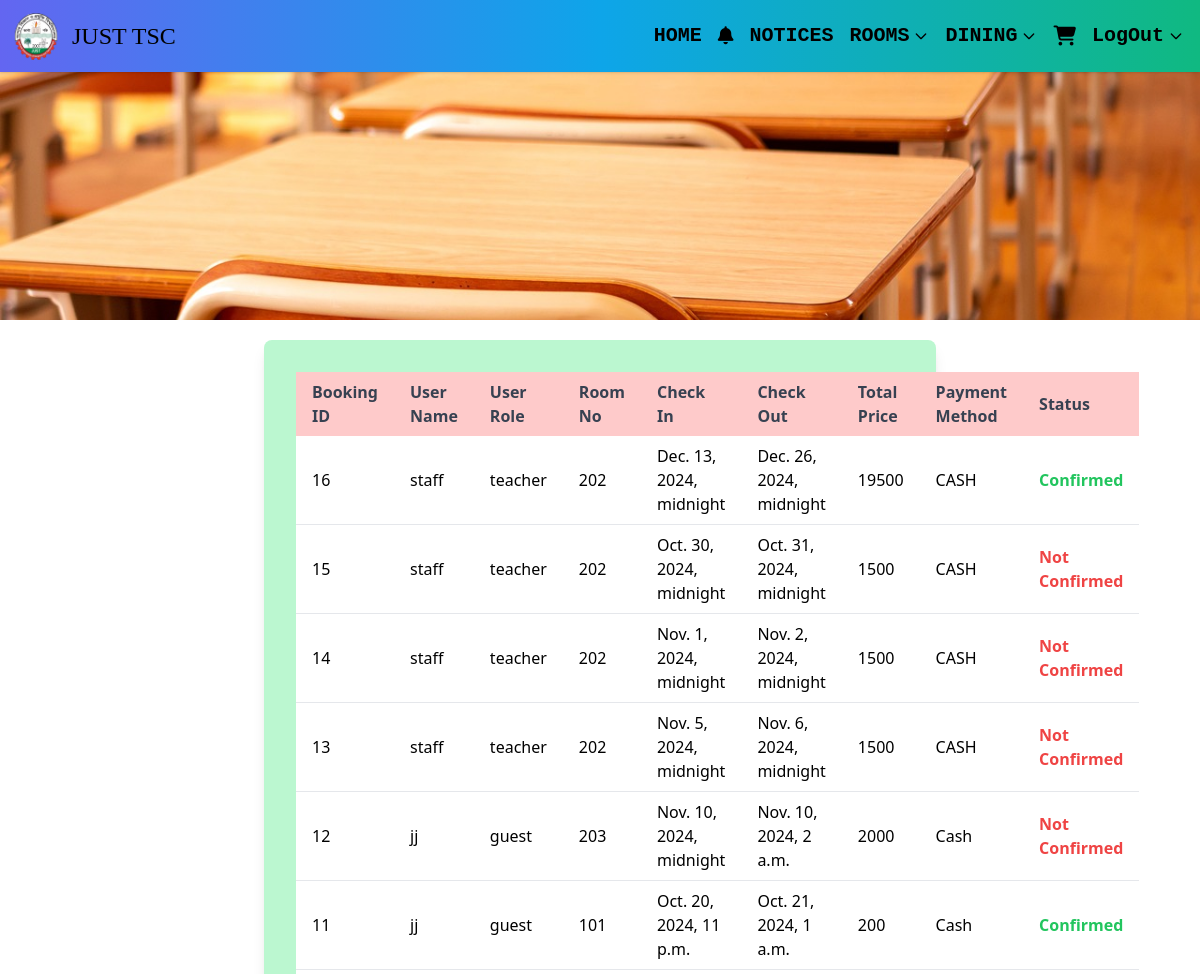
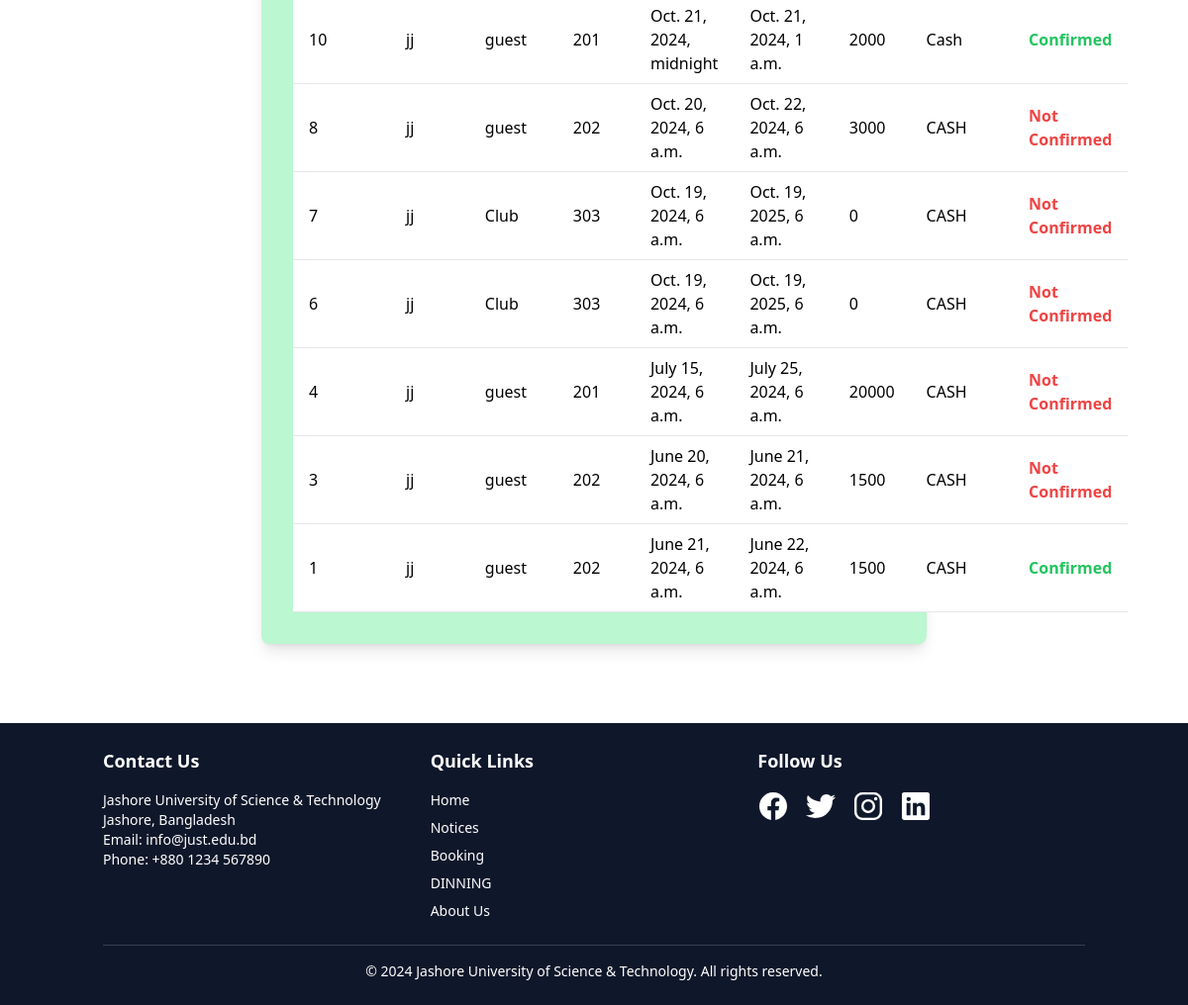
Page /user_booking_list (signed in) on the committed database (2 pictures, top to bottom).
### TSC/models.py (models this page shows, shortened)
class Booking(models.Model):
    PAYMENT_CHOICES = [
        ('CASH', 'CASH'),
        ('E-Payment', 'E-Payment'),
    ]
    booking_id = models.AutoField(primary_key=True)
    user=models.ForeignKey(settings.AUTH_USER_MODEL,on_delete=models.CASCADE)
    email = models.EmailField()
    room = models.ForeignKey(Room, on_delete=models.SET_NULL,null=True,blank=True)
    check_in=models.DateTimeField()
    check_out=models.DateTimeField()
    tot_price=models.IntegerField(default=0)
    payment_method = models.CharField(max_length=10, choices=PAYMENT_CHOICES, default='CASH')
    confirmed = models.IntegerField(default=0)
    role=models.CharField(max_length=10,default="Student")

class Room(models.Model):
    current_status=[
        ('Available for booking','Available for booking'),
        ('Not available currently','Not available currently'),
        ('Not for Booking','Not for booking'),
    ]
    room=models.CharField(max_length=50)
    roomtype = models.ForeignKey(Room_Type, on_delete=models.SET_NULL,null=True,blank=True)
    capacity=models.IntegerField(default=0)
    status = models.CharField(null=True,blank=True,max_length=50, choices=current_status)
    description=models.TextField(null=True,blank=True)
    img=models.FileField(upload_to='img')
    price=models.IntegerField(default=0)
    def __str__(self) -> str:
        return self.room

### TSC/views.py (the view)
# urls.py: path('user_booking_list',views.UserBookingList,name="user_booking_list"),
@custom_login_required
def UserBookingList(request):
    user=request.user
    booking_list=Booking.objects.all().order_by('-booking_id')
    return render(request,'user_booking_list.html',{'booking_list':booking_list})

### TSC/views.py (called while the page is built)
def custom_login_required(function=None, redirect_field_name='next', login_url=None):
    @wraps(function)
    def _wrapped_view(request, *args, **kwargs):
        if not request.user.is_authenticated:
            messages.info(request, "You need to log in first to access this page.")
            return redirect('login')
        return function(request, *args, **kwargs)
    return _wrapped_view

### templates/user_booking_list.html (shortened to what this page needs)
{% extends "image.html" %}
{% block first %}
<div class="container mx-auto mt-5 mb-20">
    <form class="w-full sm:max-w-lg md:max-w-2xl lg:max-w-10xl xl:max-w-6xl mx-auto bg-green-200 p-8 rounded-lg shadow-lg">
        <table class="w-full text-left table-auto">
            <thead>
                <tr class="bg-red-200 text-gray-700">
                    <th scope="col" class="px-4 py-2">Booking ID</th>
                    <th scope="col" class="px-4 py-2">User Name</th>
                    <th scope="col" class="px-4 py-2">User Role</th>
                    <th scope="col" class="px-4 py-2">Room No</th>
                    <th scope="col" class="px-4 py-2">Check In</th>
                    <th scope="col" class="px-4 py-2">Check Out</th>
                    <th scope="col" class="px-4 py-2">Total Price</th>
                    <th scope="col" class="px-4 py-2">Payment Method</th>
                    <th scope="col" class="px-4 py-2">Status</th>
                </tr>
            </thead>
            <tbody>
                {% for bl in booking_list %}
                <tr class="bg-white border-b border-gray-200">
                    <td class="px-4 py-2">{{ bl.booking_id }}</td>
                    <td class="px-4 py-2">{{ bl.user }}</td>
                    <td class="px-4 py-2">{{ bl.role }}</td>
                    <td class="px-4 py-2">{{ bl.room }}</td>
                    <td class="px-4 py-2">{{ bl.check_in }}</td>
                    <td class="px-4 py-2">{{ bl.check_out }}</td>
                    <td class="px-4 py-2">{{ bl.tot_price }}</td>
                    <td class="px-4 py-2">{{ bl.payment_method }}</td>
                    {% if bl.confirmed == 1 %}
                        <td class="px-4 py-2 text-green-500 font-semibold">Confirmed</td>
                    {% else %}
                        <td class="px-4 py-2 text-red-500 font-semibold">Not Confirmed</td>
                    {% endif %}
                </tr>
                {% endfor %}
            </tbody>
        </table>
    </form>
</div>
{% endblock %}

### templates/navbar.html (style rules this page uses)
html, body { height: 100%; margin: 0; }

### rows in the picture
Booking: booking_id "16", user "staff", role "teacher", room "202", check_in "Dec. 13, 2024, midnight", check_out "Dec. 26, 2024, midnight", tot_price "19500", payment_method "CASH", confirmed "Confirmed"
Booking: booking_id "15", user "staff", role "teacher", room "202", check_in "Oct. 30, 2024, midnight", check_out "Oct. 31, 2024, midnight", tot_price "1500", payment_method "CASH", confirmed "Not Confirmed"
Booking: booking_id "14", user "staff", role "teacher", room "202", check_in "Nov. 1, 2024, midnight", check_out "Nov. 2, 2024, midnight", tot_price "1500", payment_method "CASH", confirmed "Not Confirmed"
Booking: booking_id "13", user "staff", role "teacher", room "202", check_in "Nov. 5, 2024, midnight", check_out "Nov. 6, 2024, midnight", tot_price "1500", payment_method "CASH", confirmed "Not Confirmed"
Booking: booking_id "12", user "jj", role "guest", room "203", check_in "Nov. 10, 2024, midnight", check_out "Nov. 10, 2024, 2 a.m.", tot_price "2000", payment_method "Cash", confirmed "Not Confirmed"
Booking: booking_id "11", user "jj", role "guest", room "101", check_in "Oct. 20, 2024, 11 p.m.", check_out "Oct. 21, 2024, 1 a.m.", tot_price "200", payment_method "Cash", confirmed "Confirmed"
Booking: booking_id "10", user "jj", role "guest", room "201", check_in "Oct. 21, 2024, midnight", check_out "Oct. 21, 2024, 1 a.m.", tot_price "2000", payment_method "Cash", confirmed "Confirmed"
Booking: booking_id "8", user "jj", role "guest", room "202", check_in "Oct. 20, 2024, 6 a.m.", check_out "Oct. 22, 2024, 6 a.m.", tot_price "3000", payment_method "CASH", confirmed "Not Confirmed"
Booking: booking_id "7", user "jj", role "Club", room "303", check_in "Oct. 19, 2024, 6 a.m.", check_out "Oct. 19, 2025, 6 a.m.", tot_price "0", payment_method "CASH", confirmed "Not Confirmed"
Booking: booking_id "6", user "jj", role "Club", room "303", check_in "Oct. 19, 2024, 6 a.m.", check_out "Oct. 19, 2025, 6 a.m.", tot_price "0", payment_method "CASH", confirmed "Not Confirmed"
Booking: booking_id "4", user "jj", role "guest", room "201", check_in "July 15, 2024, 6 a.m.", check_out "July 25, 2024, 6 a.m.", tot_price "20000", payment_method "CASH", confirmed "Not Confirmed"
Booking: booking_id "3", user "jj", role "guest", room "202", check_in "June 20, 2024, 6 a.m.", check_out "June 21, 2024, 6 a.m.", tot_price "1500", payment_method "CASH", confirmed "Not Confirmed"
Booking: booking_id "1", user "jj", role "guest", room "202", check_in "June 21, 2024, 6 a.m.", check_out "June 22, 2024, 6 a.m.", tot_price "1500", payment_method "CASH", confirmed "Confirmed"
